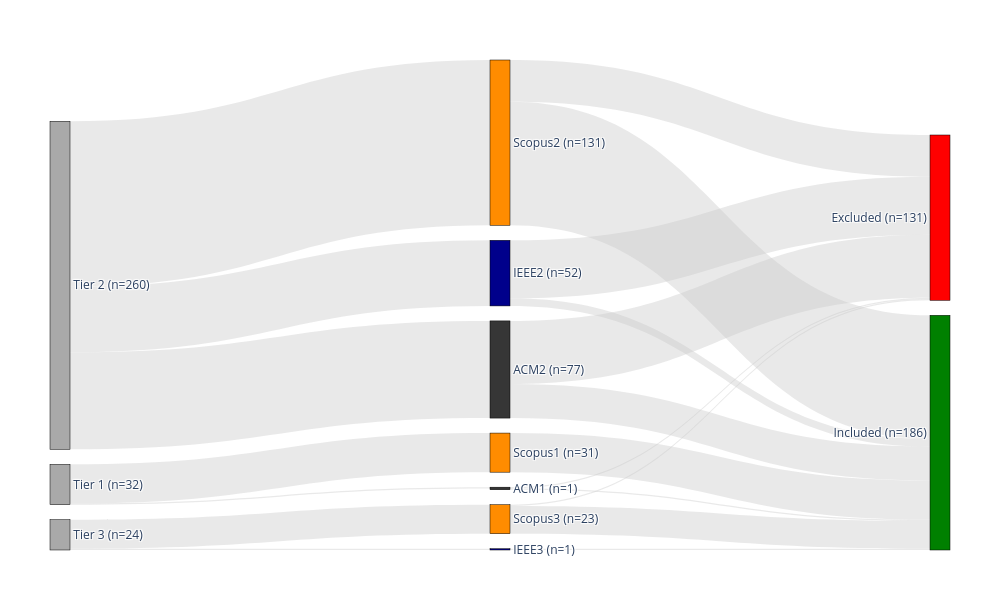

Notebook source saved alongside this figure:
### Code cell
using PlotlyJS

# --- 1. Data Definitions ---
names = [
    "Tier 1", "Tier 2", "Tier 3",       # Indices 1-3
    "IEEE1", "ACM1", "Scopus1",         # Indices 4-6
    "IEEE2", "ACM2", "Scopus2",         # Indices 7-9
    "IEEE3", "ACM3", "Scopus3",         # Indices 10-12
    "Included", "Excluded"              # Indices 13-14
]

src =       [1, 1, 1, 2, 2, 2, 3, 3, 3, 4, 4, 5, 5, 6, 6, 7, 7, 8, 8, 9, 9, 10, 10, 11, 11, 12, 12]
dst =       [4, 5, 6, 7, 8, 9, 10, 11, 12, 13, 14, 13, 14, 13, 14, 13, 14, 13, 14, 13, 14, 13, 14, 13, 14, 13, 14]
weights =   [0, 1, 31, 52, 77, 131, 1, 0, 23, 0, 0, 1, 1, 31, 0, 6, 46, 27, 50, 98, 33, 1, 0, 0, 0, 22, 1]

# --- 2. Calculate Node Totals for Labels ---
# We want to display (n=XX) on the nodes.
# For Source nodes (Tier 1-3), we sum the OUTGOING flow.
# For all other nodes, we sum the INCOMING flow.

in_flow = zeros(Int, length(names))
out_flow = zeros(Int, length(names))

for (s, d, w) in zip(src, dst, weights)
    out_flow[s] += w
    in_flow[d] += w
end

updated_names = String[]
for (i, name) in enumerate(names)
    # If a node has no incoming flow (it's a start node), show its Outgoing count
    # Otherwise, show its Incoming count
    count = in_flow[i] == 0 ? out_flow[i] : in_flow[i]
    push!(updated_names, "$name (n=$count)")
end

# --- 3. Define Colors ---
node_colors = [
    "darkgray", "darkgray", "darkgray",
    "darkblue", "#363636", "darkorange",  # Tier 1 DBs
    "darkblue", "#363636", "darkorange",  # Tier 2 DBs
    "darkblue", "#363636", "darkorange",  # Tier 3 DBs
    "green", "red"
]

# --- 4. Plotting ---
p = plot(sankey(
    arrangement = "snap", # This keeps columns aligned neatly
    node = attr(
        pad = 15,
        thickness = 20,
        line = attr(color = "black", width = 0.5),
        label = updated_names, # Use our new labels with numbers
        color = node_colors
    ),
    link = attr(
        source = src .- 1, # Fix 1-based indexing
        target = dst .- 1,
        value = weights,
        color = "rgba(200, 200, 200, 0.4)" # Semi-transparent grey for better visibility
    )
), Layout(font_size=12, height=600, width=1000))

display(p)
# savefig(p, "Sankey_With_Numbers.png")

### Figure 1 — Plotly figure (JSON) as saved in the notebook; plotly's stock layout.template omitted (floating-point values rounded to 4 significant figures)
{"data": [{"arrangement": "snap", "link": {"color": "rgba(200, 200, 200, 0.4)", "source": [0, 0, 0, 1, 1, 1, 2, 2, 2, 3, 3, 4, 4, 5, 5, 6, 6, 7, 7, 8, 8, 9, 9, 10, 10, 11, 11], "target": [3, 4, 5, 6, 7, 8, 9, 10, 11, 12, 13, 12, 13, 12, 13, 12, 13, 12, 13, 12, 13, 12, 13, 12, 13, 12, 13], "value": [0, 1, 31, 52, 77, 131, 1, 0, 23, 0, 0, 1, 1, 31, 0, 6, 46, 27, 50, 98, 33, 1, 0, 0, 0, 22, 1]}, "node": {"color": ["darkgray", "darkgray", "darkgray", "darkblue", "#363636", "darkorange", "darkblue", "#363636", "darkorange", "darkblue", "#363636", "darkorange", "green", "red"], "label": ["Tier 1 (n=32)", "Tier 2 (n=260)", "Tier 3 (n=24)", "IEEE1 (n=0)", "ACM1 (n=1)", "Scopus1 (n=31)", "IEEE2 (n=52)", "ACM2 (n=77)", "Scopus2 (n=131)", "IEEE3 (n=1)", "ACM3 (n=0)", "Scopus3 (n=23)", "Included (n=186)", "Excluded (n=131)"], "line": {"color": "black", "width": 0.5}, "pad": 15, "thickness": 20}, "type": "sankey"}], "layout": {"font": {"size": 12}, "height": 600, "margin": {"b": 50, "l": 50, "r": 50, "t": 60}, "width": 1000}}
